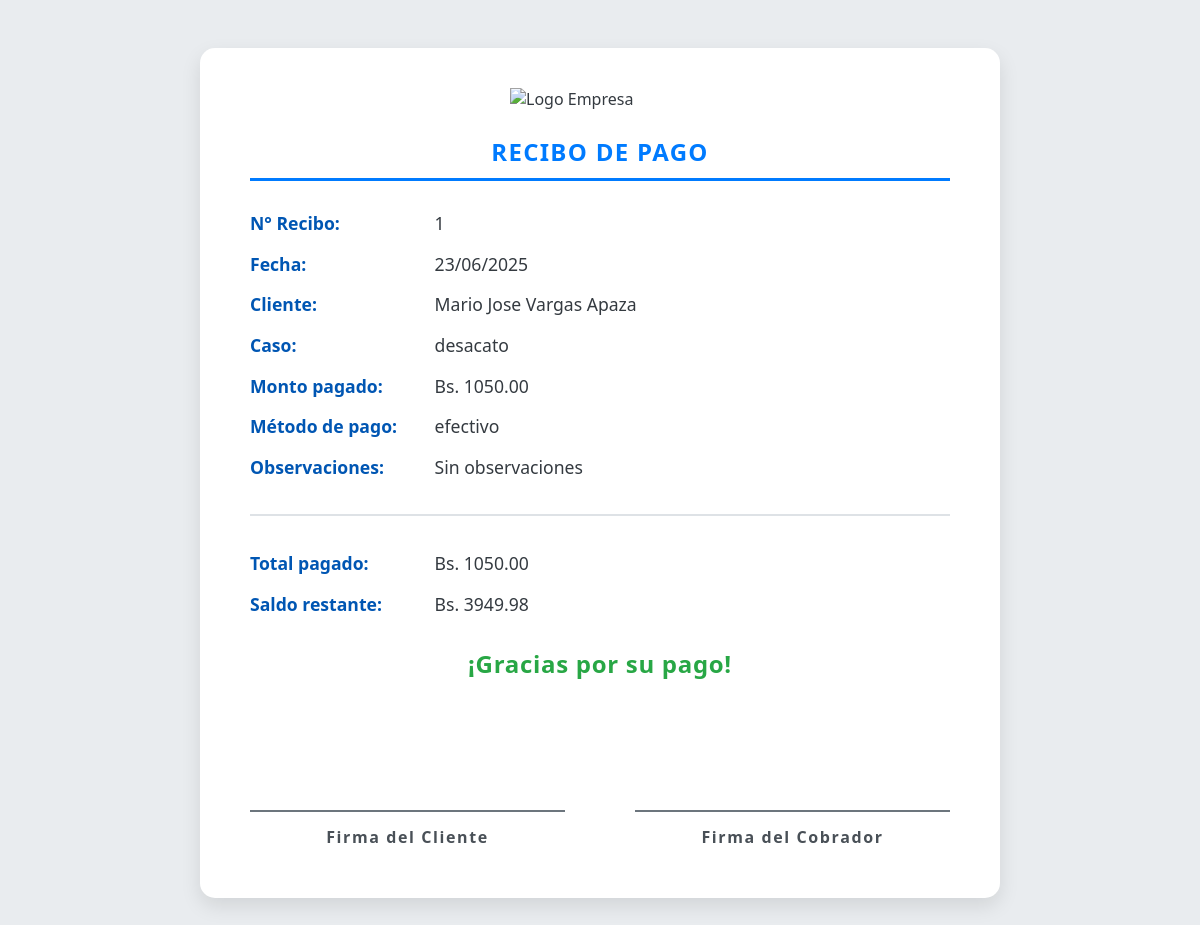
Screenshot of /pagos/recibo/1 (signed in) with the database file from the repository.
### models/pago_model.py (models this page shows, shortened)
class Pago(db.Model):
    __tablename__ = 'pago'
    id_pago= Column(Integer, primary_key=True, autoincrement=True)
    id_cliente= Column(Integer, ForeignKey('clientes.id'), nullable=False)
    id_caso = Column(Integer, ForeignKey('caso.id_caso'), nullable=False)
    fecha_pago = Column(Date, nullable=False)
    monto_pagado = Column(DECIMAL(10, 2), nullable=False)
    metodo_pago = Column(String(50),nullable=False)
    observaciones = Column(Text)
    id_estado_pago = Column(Integer, ForeignKey('estado_pago.id_estado_pago'))
    caso = db.relationship("Caso", back_populates="pagos")
    estado_pago = db.relationship("EstadoPago", back_populates="pagos")
    cliente = db.relationship("Cliente", backref="pagos")
    @staticmethod
    def get_by_id(id_pago):
        return Pago.query.get(id_pago)

### models/cliente_model.py (models this page shows, shortened)
class Cliente(db.Model):
    __tablename__ = "clientes"
    id = db.Column(db.Integer,primary_key = True)
    nombre = db.Column(db.String(50), nullable = False)
    cedula = db.Column(db.String(50), nullable = False)
    direccion = db.Column(db.String(50), nullable = False)
    telefono = db.Column(db.String(20),nullable = False)
    email = db.Column(db.String(100),nullable=False)
    activo = db.Column(db.Boolean, default=True, nullable=False)
    casos = db.relationship("Caso", back_populates="cliente")

### models/caso_model.py (models this page shows, shortened)
class Caso(db.Model):
    __tablename__ = "caso"
    id_caso = db.Column(db.Integer, primary_key=True)
    id_cliente = db.Column(db.Integer, db.ForeignKey('clientes.id'), nullable=False)
    id_usuario = db.Column(db.Integer, db.ForeignKey('usuarios.id_usuario'), nullable=False)
    id_tipo = db.Column(db.Integer, db.ForeignKey('tipo_caso.id_tipo_caso'), nullable=False)
    id_estado_caso = db.Column(db.Integer, db.ForeignKey('estado_caso.id_estado_caso'), nullable=False)
    id_estado_pago = db.Column(db.Integer, db.ForeignKey('estado_pago.id_estado_pago'), nullable=False)
    fecha_apertura = db.Column(db.DateTime, nullable=False)
    descripcion = db.Column(db.Text, nullable=True)
    monto_total = db.Column(Numeric(10, 2), nullable=False)
    activo = db.Column(db.Boolean, default=True)
    cliente = db.relationship('Cliente', back_populates='casos')
    usuario = db.relationship('Usuario', back_populates='casos')
    tipo = db.relationship('TipoCaso', back_populates='casos')
    estado_caso = db.relationship('EstadoCaso', back_populates='casos')
    estado_pago = db.relationship('EstadoPago', back_populates='casos')
    audiencias = db.relationship('Audiencia', back_populates='caso')
    pagos = db.relationship("Pago", back_populates="caso")
    seguimientos = db.relationship('Seguimiento', back_populates='caso')
    documentos = db.relationship('Documento', back_populates='caso')
    @property
    def total_pagado(self):
        return sum(p.monto_pagado for p in self.pagos)
    @property
    def saldo_restante(self):
        monto_total = self.monto_total if isinstance(self.monto_total, Decimal) else Decimal(str(self.monto_total))
        total_pagado = self.total_pagado if isinstance(self.total_pagado, Decimal) else Decimal(str(self.total_pagado))
        return monto_total - total_pagado

### controllers/pago_controller.py (the view)
@pago_bp.route("/recibo/<int:id>")
def recibo(id):
    pago = Pago.get_by_id(id)
    if not pago:
        abort(404)
    return pago_view.recibo(pago)

### app.py (called while the page is built)
@login_manager.user_loader
def load_user(user_id):
    usuario = Usuario.get_by_id(int(user_id))
    return UserLogin(usuario) if usuario else None

@app.context_processor
def inject_active_path():
    def is_active(path):
        return 'active' if request.path == path else ''
    return dict(is_active=is_active)

### controllers/pago_controller.py (called while the page is built)
@pago_bp.before_request
def verificar_autenticacion():
    if not current_user.is_authenticated:
        return redirect(url_for('home'))

### models/usuario_model.py (called while the page is built)
    @staticmethod
    def get_by_id(id_usuario):
        return Usuario.query.get(id_usuario)

### views/pago_view.py (called while the page is built)
def recibo(pago):
    return render_template("pagos/recibo.html", pago=pago)

### templates/pagos/recibo.html (shortened to what this page needs)
<html lang="es">
<head>
</head>
<body>
<div class="recibo">
<img alt="Logo Empresa" class="logo" src="https://upload.wikimedia.org/wikipedia/commons/thumb/2/2a/Flask_logo.svg/1200px-Flask_logo.svg.png"/>
<h2>Recibo de Pago</h2>
<div class="dato"><strong>N° Recibo:</strong> {{ pago.id_pago }}</div>
<div class="dato"><strong>Fecha:</strong> {{ pago.fecha_pago.strftime('%d/%m/%Y') }}</div>
<div class="dato"><strong>Cliente:</strong> {{ pago.caso.cliente.nombre }}</div>
<div class="dato"><strong>Caso:</strong> {{ pago.caso.descripcion }}</div>
<div class="dato"><strong>Monto pagado:</strong> Bs. {{ "{:.2f}".format(pago.monto_pagado) }}</div>
<div class="dato"><strong>Método de pago:</strong> {{ pago.metodo_pago or 'No especificado' }}</div>
<div class="dato"><strong>Observaciones:</strong> {{ pago.observaciones or 'Sin observaciones' }}</div>
<hr/>
<div class="dato"><strong>Total pagado:</strong> Bs. {{ "{:.2f}".format(pago.caso.total_pagado) }}</div>
<div class="dato"><strong>Saldo restante:</strong> Bs. {{ "{:.2f}".format(pago.caso.saldo_restante) }}</div>
<div class="total">¡Gracias por su pago!</div>
<div class="firmas">
<div class="firma-box">
<div class="firma-line"></div>
<div class="firma-nombre">Firma del Cliente</div>
</div>
<div class="firma-box">
<div class="firma-line"></div>
<div class="firma-nombre">Firma del Cobrador</div>
</div>
</div>
</div>
</body>
</html>

### templates/pagos/recibo.html (style rules this page uses)
body { font-family: 'Segoe UI', Tahoma, Geneva, Verdana, sans-serif; background: #e9ecef; padding: 40px 20px; color: #343a40; }
.recibo { max-width: 700px; margin: auto; background: #fff; border-radius: 15px; box-shadow: 0 8px 20px rgba(0,0,0,0.1); padding: 40px 50px 50px; position: relative; }
.logo { display: block; margin: 0 auto 25px; max-width: 180px; height: auto; }
h2 { text-align: center; color: #007bff; font-weight: 700; letter-spacing: 1.3px; margin-bottom: 30px; text-transform: uppercase; border-bottom: 3px solid #007bff; padding-bottom: 10px; }
.dato { font-size: 1.1rem; margin-bottom: 16px; line-height: 1.4; }
.dato strong { display: inline-block; width: 180px; color: #0056b3; font-weight: 600; }
hr { border: none; border-top: 2px solid #dee2e6; margin: 35px 0; }
.total { font-size: 1.5rem; font-weight: 700; color: #28a745; text-align: center; margin-top: 30px; letter-spacing: 0.7px; }
.firmas { margin-top: 55px; display: flex; justify-content: space-between; }
.firma-box { width: 45%; text-align: center; font-size: 1rem; color: #495057; }
.firma-line { margin-top: 75px; border-top: 2px solid #6c757d; width: 100%; height: 2px; }
.firma-nombre { margin-top: 12px; font-weight: 700; letter-spacing: 0.1em; }

### rows the page displays
Pago: id_pago "1", fecha_pago "23/06/2025", monto_pagado "1050.00", metodo_pago "efectivo", observaciones "Sin observaciones", caso.total_pagado "1050.00"
Cliente: caso.cliente.nombre "Mario Jose Vargas Apaza"
Caso: caso.descripcion "desacato", caso.saldo_restante "3949.98"
